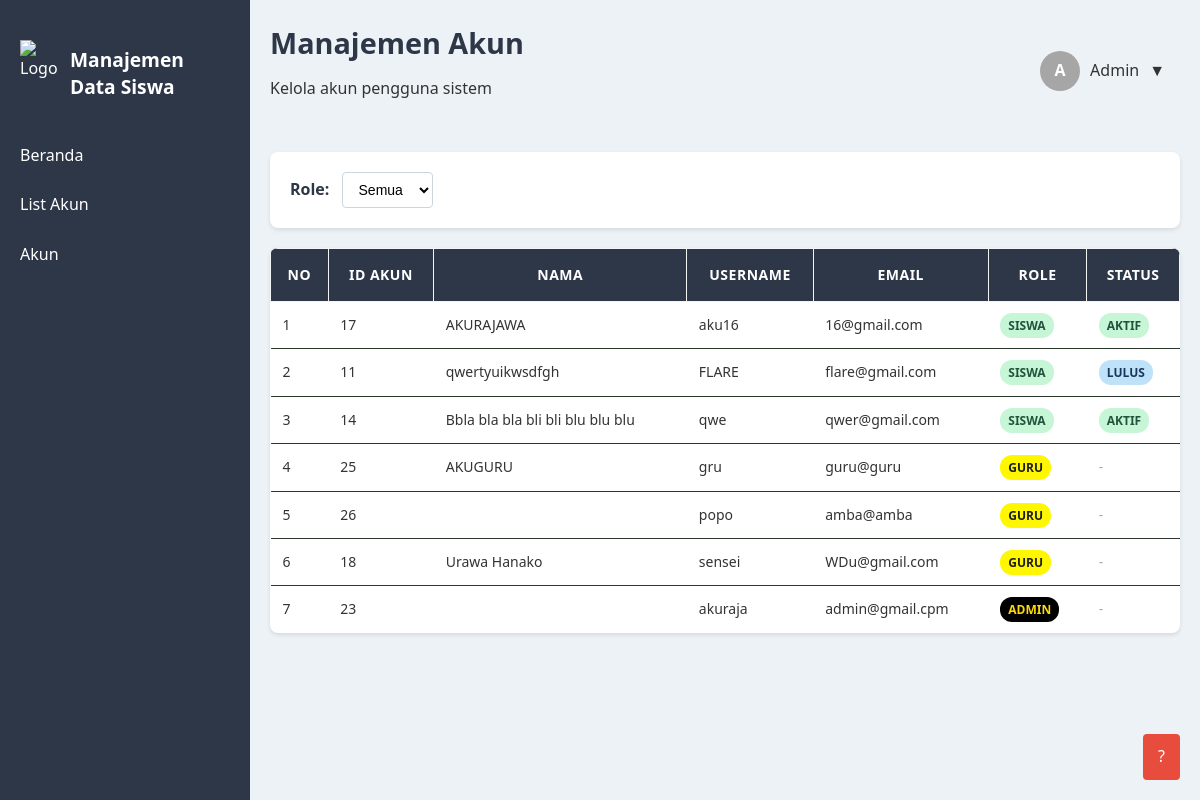
Screenshot of /list_akun.php with the database file from the repository.
### tables this page shows
CREATE TABLE `siswa` (
  `nis` varchar(100) NOT NULL,
  `nisn` varchar(100) NOT NULL,
  `nama` varchar(40) NOT NULL,
  `kelas` varchar(100) NOT NULL,
  `alamat` varchar(60) NOT NULL,
  `email` varchar(100) NOT NULL,
  `foto` varchar(255) NOT NULL,
  `tanggal_lahir` date NOT NULL,
  `jenis_kelamin` enum('Laki-laki','Perempuan') NOT NULL,
  `asal_sekolah` varchar(30) NOT NULL,
  `id_siswa` int(11) NOT NULL,
  `id_akun` int(11) NOT NULL,
  `status` enum('aktif','lulus','keluar') NOT NULL,
  `telepon` varchar(40) NOT NULL
);

CREATE TABLE `akun` (
  `role` enum('siswa','guru','admin') NOT NULL,
  `password` varchar(40) NOT NULL,
  `username` varchar(40) NOT NULL,
  `email` varchar(40) NOT NULL,
  `id_akun` int(11) NOT NULL
);

### list_akun.php (the view, shortened to what this page needs)
    <?php
    $conn = new mysqli("localhost", "root", "", "mandis");
    $role_filter = $_GET['role'] ?? 'all';
    $query = "SELECT a.id_akun,
                 a.username,
                 a.email,
                 a.role,
                 s.status,
                 COALESCE(s.nama, g.nama) AS nama
          FROM akun a
          LEFT JOIN siswa s ON a.id_akun = s.id_akun
          LEFT JOIN guru g ON a.id_akun = g.id_akun
          WHERE 1";
    $query .= " ORDER BY a.role, a.username";
    $result = $conn->query($query);
    ?>
<!DOCTYPE html>
<html lang="id">
<head>
    <link rel="stylesheet" href="list_akun.css">
</head>
<body>
    <div class="container">
    <div class="sidebar" id="sidebar">
        <div class="sidebar-header">
            <img src="./img/logos.png" alt="Logo M" class="logo">
            <h3><br>Manajemen<br>Data Siswa</h3>
        </div>
        <a href="beranda_guru.php">Beranda</a>
        <a href="list_akun.php">List Akun</a>
        <a href="akun_admin.php">Akun</a>
    </div>
        <div class="main">
            <div class="topbar">
                <div class="content-header">
                    <h1>Manajemen Akun</h1>
                    <p>Kelola akun pengguna sistem</p>
                </div>
                <div class="dropdown">
                    <div class="profile" onclick="toggleDropdown()">
                        <div class="user-avatar">A</div>
                        <span>Admin</span>
                        <span>▼</span>
                    </div>
                </div>
            </div>
            <form method="get" class="filter-form">
                <label>Role:
                    <select name="role" onchange="this.form.submit()">
                        <option value="all" <?= $role_filter=='all'?'selected':''; ?>>Semua</option>
                    </select>
                </label>
            </form>
            <div class="table-container">
                <table>
                    <tr>
                        <th>No</th>
                        <th>ID Akun</th>
                        <th>Nama</th>
                        <th>Username</th>
                        <th>Email</th>
                        <th>Role</th>
                        <th>Status</th>
                    </tr>
                    <?php
                    $no = 1;
                    if ($result && $result->num_rows > 0) {
                        while($row = $result->fetch_assoc()):
                    ?>
                    <tr onclick="window.location.href='detail_akun.php?id_akun=<?= $row['id_akun'] ?>';" style="cursor:pointer;">
                        <td><?= $no++ ?></td>
                        <td><?= htmlspecialchars($row['id_akun']) ?></td>
                        <td><?= htmlspecialchars($row['nama']) ?></td>
                        <td><?= htmlspecialchars($row['username']) ?></td>
                        <td><?= htmlspecialchars($row['email']) ?></td>
                        <td> <span class="role-badge role-<?= $row['role'] ?>"><?= htmlspecialchars($row['role']) ?></span></td>
                        <td><?php if ($row['role'] == 'siswa' && $row['status']): ?><span class="status-badge status-<?= $row['status'] ?>"><?= htmlspecialchars($row['status']) ?></span> <?php else: ?><span style="color: #a0aec0;">-</span><?php endif; ?> </td>
                        </tr>
                    <?php
                        endwhile;
                    } else {
                        echo "<tr><td colspan='5' style='text-align: center; color: #a0aec0;'>Tidak ada data</td></tr>";
                    }
                    ?>
                </table>
            </div>
        </div>
        <a href="help.php" class="help">?</a>
    </div>
</body>
</html>

### list_akun.css (style rules this page uses)
* { box-sizing: border-box; margin: 0; padding: 0; }
body { font-family: 'Segoe UI', Tahoma, Geneva, Verdana, sans-serif; background-color: #edf2f7; color: #333; line-height: 1.6; }
.container { display: flex; flex-direction: column; min-height: 100vh; }
.logo { width: 40px; height: 40px; object-fit: contain; }
.sidebar { width: 250px; background: #2d3748; color: white; padding: 20px; position: fixed; height: 100vh; transition: transform 0.3s ease; }
.sidebar-header { display: flex; align-items: center; gap: 10px; margin-bottom: 30px; }
.sidebar h3 { font-size: 1.2em; line-height: 1.4; }
.sidebar a { display: block; color: white; padding: 12px 0; text-decoration: none; transition: all 0.3s; }
.main { flex: 1; padding: 20px; margin-left: 250px; transition: margin 0.3s ease; }
.topbar { display: flex; justify-content: space-between; align-items: center; margin-bottom: 30px; flex-wrap: wrap; }
.dropdown { position: relative; display: inline-block; }
.profile { display: flex; align-items: center; gap: 10px; cursor: pointer; padding: 8px 15px; border-radius: 4px; transition: background-color 0.3s; }
.user-avatar { width: 40px; height: 40px; border-radius: 50%; background: #a6a6a7; display: flex; align-items: center; justify-content: center; color: white; font-weight: bold; }
.help { position: fixed; bottom: 20px; right: 20px; background-color: #e74c3c; color: white; padding: 10px 15px; border-radius: 4px; text-decoration: none; z-index: 100; }
.content-header { margin-bottom: 20px; }
.content-header h1 { color: #2d3748; font-size: 1.8em; margin-bottom: 10px; }
.filter-form { background: white; padding: 20px; border-radius: 8px; box-shadow: 0 2px 4px rgba(0,0,0,0.1); margin-bottom: 20px; }
.filter-form label { display: inline-block; margin-right: 20px; font-weight: 600; color: #2d3748; }
.filter-form select { padding: 8px 12px; border: 1px solid #cbd5e0; border-radius: 4px; font-size: 14px; margin-left: 8px; background: white; }
.table-container { background: white; border-radius: 8px; box-shadow: 0 2px 4px rgba(0,0,0,0.1); overflow: hidden; }
table { width: 100%; border-collapse: collapse; border: none; }
th { background-color: #2d3748; color: white; padding: 15px 12px; text-align: center; font-weight: 600; font-size: 14px; text-transform: uppercase; letter-spacing: 0.5px; border: 1px solid #f4f4f4; }
td { padding: 12px; border-bottom: 1px solid #2d372d; font-size: 14px; }
tr:last-child td { border-bottom: none; }
.status-badge { padding: 4px 8px; border-radius: 12px; font-size: 12px; font-weight: 600; text-transform: uppercase; }
.status-aktif { background-color: #c6f6d5; color: #22543d; }
.status-lulus { background-color: #bee3f8; color: #1a365d; }
.role-badge { padding: 4px 8px; border-radius: 12px; font-size: 12px; font-weight: 600; text-transform: uppercase; }
.role-guru { background-color: #fff700; color: #1e1e1e; }
.role-siswa { background-color: #c6f6d5; color: #22543d; }
.role-admin { background-color: #000000; color: #ffda06; }

### rows the page displays
siswa: id_akun.id_akun "17", nama "AKURAJAWA", id_akun.username "aku16", id_akun.email "16@gmail.com", id_akun.role "SISWA", status "AKTIF"
siswa: id_akun.id_akun "11", nama "qwertyuikwsdfgh", id_akun.username "FLARE", id_akun.email "flare@gmail.com", id_akun.role "SISWA", status "LULUS"
siswa: id_akun.id_akun "14", nama "Bbla bla bla bli bli blu blu blu", id_akun.username "qwe", id_akun.email "qwer@gmail.com", id_akun.role "SISWA", status "AKTIF"
akun: id_akun "25", nama "AKUGURU", username "gru", email "guru@guru", role "GURU"
akun: id_akun "26", username "popo", email "amba@amba", role "GURU"
akun: id_akun "18", nama "Urawa Hanako", username "sensei", email "WDu@gmail.com", role "GURU"
akun: id_akun "23", username "akuraja", email "admin@gmail.cpm", role "ADMIN"
